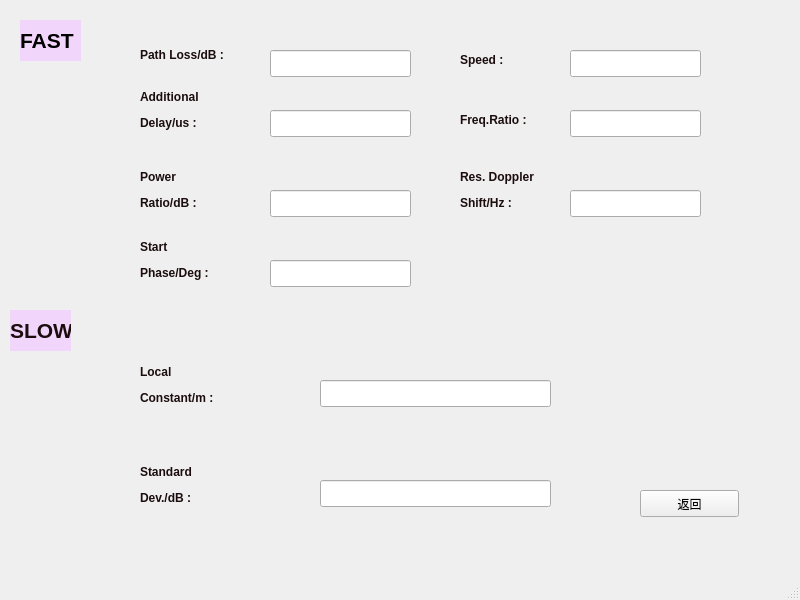
<?xml version="1.0" encoding="UTF-8"?>
<ui version="4.0">
 <class>MainWindow3_1_2</class>
 <widget class="QMainWindow" name="MainWindow3_1_2">
  <property name="geometry">
   <rect>
    <x>0</x>
    <y>0</y>
    <width>800</width>
    <height>600</height>
   </rect>
  </property>
  <property name="windowTitle">
   <string>MainWindow</string>
  </property>
  <widget class="QWidget" name="centralwidget">
   <widget class="QPushButton" name="pushreturnButton_1">
    <property name="geometry">
     <rect>
      <x>640</x>
      <y>490</y>
      <width>99</width>
      <height>27</height>
     </rect>
    </property>
    <property name="text">
     <string>返回</string>
    </property>
   </widget>
   <widget class="QLabel" name="label_6">
    <property name="geometry">
     <rect>
      <x>140</x>
      <y>460</y>
      <width>67</width>
      <height>51</height>
     </rect>
    </property>
    <property name="styleSheet">
     <string notr="true">color:rgb(27, 13, 13)</string>
    </property>
    <property name="text">
     <string>&lt;html&gt;&lt;head/&gt;&lt;body&gt;&lt;p&gt;&lt;span style=&quot; font-weight:600;&quot;&gt;Standard&lt;/span&gt;&lt;/p&gt;&lt;p&gt;&lt;span style=&quot; font-weight:600;&quot;&gt;Dev./dB :&lt;/span&gt;&lt;/p&gt;&lt;/body&gt;&lt;/html&gt;</string>
    </property>
   </widget>
   <widget class="QLabel" name="label_3">
    <property name="geometry">
     <rect>
      <x>140</x>
      <y>80</y>
      <width>71</width>
      <height>61</height>
     </rect>
    </property>
    <property name="styleSheet">
     <string notr="true">color:rgb(27, 13, 13)</string>
    </property>
    <property name="text">
     <string>&lt;html&gt;&lt;head/&gt;&lt;body&gt;&lt;p&gt;&lt;span style=&quot; font-weight:600;&quot;&gt;Additional&lt;/span&gt;&lt;/p&gt;&lt;p&gt;&lt;span style=&quot; font-weight:600;&quot;&gt;Delay/us :&lt;/span&gt;&lt;/p&gt;&lt;/body&gt;&lt;/html&gt;</string>
    </property>
   </widget>
   <widget class="QLabel" name="label_5">
    <property name="geometry">
     <rect>
      <x>140</x>
      <y>350</y>
      <width>111</width>
      <height>71</height>
     </rect>
    </property>
    <property name="styleSheet">
     <string notr="true">color:rgb(27, 13, 13)</string>
    </property>
    <property name="text">
     <string>&lt;html&gt;&lt;head/&gt;&lt;body&gt;&lt;p&gt;&lt;span style=&quot; font-weight:600;&quot;&gt;Local&lt;/span&gt;&lt;/p&gt;&lt;p&gt;&lt;span style=&quot; font-weight:600;&quot;&gt;Constant/m :&lt;/span&gt;&lt;/p&gt;&lt;/body&gt;&lt;/html&gt;</string>
    </property>
   </widget>
   <widget class="QLineEdit" name="lineEdit_2">
    <property name="geometry">
     <rect>
      <x>270</x>
      <y>110</y>
      <width>141</width>
      <height>27</height>
     </rect>
    </property>
   </widget>
   <widget class="QLabel" name="label">
    <property name="geometry">
     <rect>
      <x>140</x>
      <y>20</y>
      <width>111</width>
      <height>71</height>
     </rect>
    </property>
    <property name="autoFillBackground">
     <bool>false</bool>
    </property>
    <property name="styleSheet">
     <string notr="true">color:rgb(27, 13, 13)</string>
    </property>
    <property name="text">
     <string>&lt;html&gt;&lt;head/&gt;&lt;body&gt;&lt;p&gt;&lt;span style=&quot; font-weight:600;&quot;&gt;Path Loss/dB :&lt;/span&gt;&lt;/p&gt;&lt;/body&gt;&lt;/html&gt;</string>
    </property>
   </widget>
   <widget class="QLabel" name="label_2">
    <property name="geometry">
     <rect>
      <x>20</x>
      <y>20</y>
      <width>61</width>
      <height>41</height>
     </rect>
    </property>
    <property name="styleSheet">
     <string notr="true">background-color:rgb(242, 213, 251)</string>
    </property>
    <property name="text">
     <string>&lt;html&gt;&lt;head/&gt;&lt;body&gt;&lt;p&gt;&lt;span style=&quot; font-size:16pt; font-weight:600;&quot;&gt;FAST&lt;/span&gt;&lt;/p&gt;&lt;/body&gt;&lt;/html&gt;</string>
    </property>
   </widget>
   <widget class="QLineEdit" name="lineEdit">
    <property name="geometry">
     <rect>
      <x>270</x>
      <y>50</y>
      <width>141</width>
      <height>27</height>
     </rect>
    </property>
   </widget>
   <widget class="QLabel" name="label_4">
    <property name="geometry">
     <rect>
      <x>10</x>
      <y>310</y>
      <width>61</width>
      <height>41</height>
     </rect>
    </property>
    <property name="styleSheet">
     <string notr="true">background-color:rgb(242, 213, 251)</string>
    </property>
    <property name="text">
     <string>&lt;html&gt;&lt;head/&gt;&lt;body&gt;&lt;p&gt;&lt;span style=&quot; font-size:16pt; font-weight:600; color:#1b0d0d;&quot;&gt;SLOW&lt;/span&gt;&lt;/p&gt;&lt;/body&gt;&lt;/html&gt;</string>
    </property>
   </widget>
   <widget class="QLabel" name="label_7">
    <property name="geometry">
     <rect>
      <x>140</x>
      <y>230</y>
      <width>101</width>
      <height>61</height>
     </rect>
    </property>
    <property name="styleSheet">
     <string notr="true">color:rgb(27, 13, 13)</string>
    </property>
    <property name="text">
     <string>&lt;html&gt;&lt;head/&gt;&lt;body&gt;&lt;p&gt;&lt;span style=&quot; font-weight:600;&quot;&gt;Start&lt;/span&gt;&lt;/p&gt;&lt;p&gt;&lt;span style=&quot; font-weight:600;&quot;&gt;Phase/Deg :&lt;/span&gt;&lt;/p&gt;&lt;/body&gt;&lt;/html&gt;</string>
    </property>
   </widget>
   <widget class="QLabel" name="label_8">
    <property name="geometry">
     <rect>
      <x>460</x>
      <y>30</y>
      <width>101</width>
      <height>61</height>
     </rect>
    </property>
    <property name="styleSheet">
     <string notr="true">color:rgb(27, 13, 13)</string>
    </property>
    <property name="text">
     <string>&lt;html&gt;&lt;head/&gt;&lt;body&gt;&lt;p&gt;&lt;span style=&quot; font-weight:600;&quot;&gt;Speed :&lt;/span&gt;&lt;/p&gt;&lt;/body&gt;&lt;/html&gt;</string>
    </property>
   </widget>
   <widget class="QLabel" name="label_9">
    <property name="geometry">
     <rect>
      <x>460</x>
      <y>90</y>
      <width>101</width>
      <height>61</height>
     </rect>
    </property>
    <property name="styleSheet">
     <string notr="true">color:rgb(27, 13, 13)</string>
    </property>
    <property name="text">
     <string>&lt;html&gt;&lt;head/&gt;&lt;body&gt;&lt;p&gt;&lt;span style=&quot; font-weight:600;&quot;&gt;Freq.Ratio :&lt;/span&gt;&lt;/p&gt;&lt;/body&gt;&lt;/html&gt;</string>
    </property>
   </widget>
   <widget class="QLabel" name="label_10">
    <property name="geometry">
     <rect>
      <x>460</x>
      <y>160</y>
      <width>101</width>
      <height>61</height>
     </rect>
    </property>
    <property name="styleSheet">
     <string notr="true">color:rgb(27, 13, 13)</string>
    </property>
    <property name="text">
     <string>&lt;html&gt;&lt;head/&gt;&lt;body&gt;&lt;p&gt;&lt;span style=&quot; font-weight:600;&quot;&gt;Res. Doppler&lt;/span&gt;&lt;/p&gt;&lt;p&gt;&lt;span style=&quot; font-weight:600;&quot;&gt;Shift/Hz :&lt;/span&gt;&lt;/p&gt;&lt;/body&gt;&lt;/html&gt;</string>
    </property>
   </widget>
   <widget class="QLineEdit" name="lineEdit_5">
    <property name="geometry">
     <rect>
      <x>570</x>
      <y>50</y>
      <width>131</width>
      <height>27</height>
     </rect>
    </property>
   </widget>
   <widget class="QLineEdit" name="lineEdit_7">
    <property name="geometry">
     <rect>
      <x>320</x>
      <y>380</y>
      <width>231</width>
      <height>27</height>
     </rect>
    </property>
   </widget>
   <widget class="QLineEdit" name="lineEdit_8">
    <property name="geometry">
     <rect>
      <x>320</x>
      <y>480</y>
      <width>231</width>
      <height>27</height>
     </rect>
    </property>
   </widget>
   <widget class="QLabel" name="label_11">
    <property name="geometry">
     <rect>
      <x>140</x>
      <y>160</y>
      <width>101</width>
      <height>61</height>
     </rect>
    </property>
    <property name="styleSheet">
     <string notr="true">color:rgb(27, 13, 13)</string>
    </property>
    <property name="text">
     <string>&lt;html&gt;&lt;head/&gt;&lt;body&gt;&lt;p&gt;&lt;span style=&quot; font-weight:600;&quot;&gt;Power&lt;/span&gt;&lt;/p&gt;&lt;p&gt;&lt;span style=&quot; font-weight:600;&quot;&gt;Ratio/dB :&lt;/span&gt;&lt;/p&gt;&lt;/body&gt;&lt;/html&gt;</string>
    </property>
   </widget>
   <widget class="QLineEdit" name="lineEdit_9">
    <property name="geometry">
     <rect>
      <x>570</x>
      <y>110</y>
      <width>131</width>
      <height>27</height>
     </rect>
    </property>
   </widget>
   <widget class="QLineEdit" name="lineEdit_3">
    <property name="geometry">
     <rect>
      <x>270</x>
      <y>260</y>
      <width>141</width>
      <height>27</height>
     </rect>
    </property>
   </widget>
   <widget class="QLineEdit" name="lineEdit_4">
    <property name="geometry">
     <rect>
      <x>270</x>
      <y>190</y>
      <width>141</width>
      <height>27</height>
     </rect>
    </property>
   </widget>
   <widget class="QLineEdit" name="lineEdit_10">
    <property name="geometry">
     <rect>
      <x>570</x>
      <y>190</y>
      <width>131</width>
      <height>27</height>
     </rect>
    </property>
   </widget>
  </widget>
  <widget class="QMenuBar" name="menubar">
   <property name="geometry">
    <rect>
     <x>0</x>
     <y>0</y>
     <width>800</width>
     <height>28</height>
    </rect>
   </property>
  </widget>
  <widget class="QStatusBar" name="statusbar"/>
 </widget>
 <resources/>
 <connections/>
</ui>
